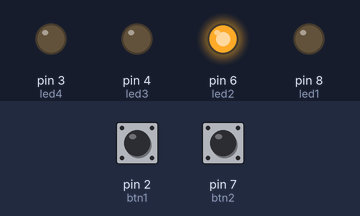
The sketch below on a simulated Arduino Uno, built with avr-gcc and run on an emulated ATmega328P. On the bench: output pins drawn as LEDs (lit = HIGH). The inputs (shaded band) are chosen by the test bench; at power-on: pin 7 (btn2) HIGH, pin 2 (btn1) HIGH.

Above: at 0.6 s.
At 6.8 s:
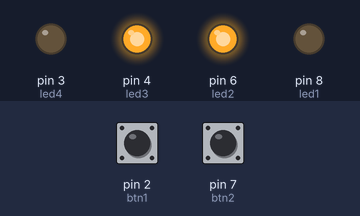
6.9 s: pin 7 (btn2) pulled LOW for 3 s
At 8.3 s:
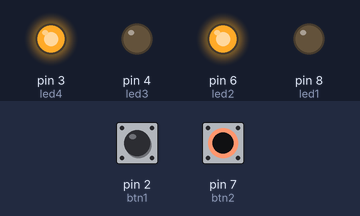
Timing chart, 0 to 24.0 s (numbered marks = the images above; inputs shaded):
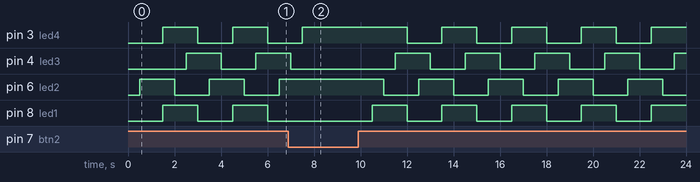

The sketch:

Botoes.ino
```cpp
/* Exemplo de uso de botao com pull up interno e externo
    for DS104 not 18/04/21
*/

int contador =0;

#define btn1 2
#define btn2 7

#define led1 8
#define led2 6
#define led3 4
#define led4 3

void setup()
{
  pinMode(led1, OUTPUT);
  pinMode(led2, OUTPUT);
  pinMode(led3, OUTPUT);
  pinMode(led4, OUTPUT);
  pinMode(btn1, INPUT);
  pinMode(btn2, INPUT_PULLUP);

}

void loop()
{

  // se botao acionado liga led2 senao liga led1
  if (digitalRead(btn1)==LOW){
    digitalWrite(led1,HIGH);
    delay(500);
    digitalWrite(led2,LOW);
    delay(500);
    digitalWrite(led3,HIGH);
    delay(500);
    digitalWrite(led4,LOW);
  }
  else {
    digitalWrite(led1,LOW);
    delay(500);
    digitalWrite(led2,HIGH);
    delay(500);
    digitalWrite(led3,LOW);
    delay(500);
    digitalWrite(led4,HIGH);
  }

  if (digitalRead(btn2)==LOW){
    digitalWrite(led1,LOW);
    delay(500);
    digitalWrite(led2,HIGH);
    delay(500);
    digitalWrite(led3,LOW);
    delay(500);
    digitalWrite(led4,HIGH);
  }
  else {
    digitalWrite(led1,HIGH);
    delay(500);
    digitalWrite(led2,LOW);
    delay(500);
    digitalWrite(led3,HIGH);
    delay(500);
    digitalWrite(led4,LOW);
  }
  contador++;  //contador = contador + 1
  if (contador > 4)
    contador = 0;

}
```

Measured:
- by itself, pin 3 (led4): repeats every 3.0 s: LOW 1.5 s, HIGH 1.5 s
- by itself, pin 4 (led3): repeats every 3.0 s: HIGH 1.5 s, LOW 1.5 s
- by itself, pin 6 (led2), pin 8 (led1): alternates HIGH for 1.5 s and LOW for 1.5 s
